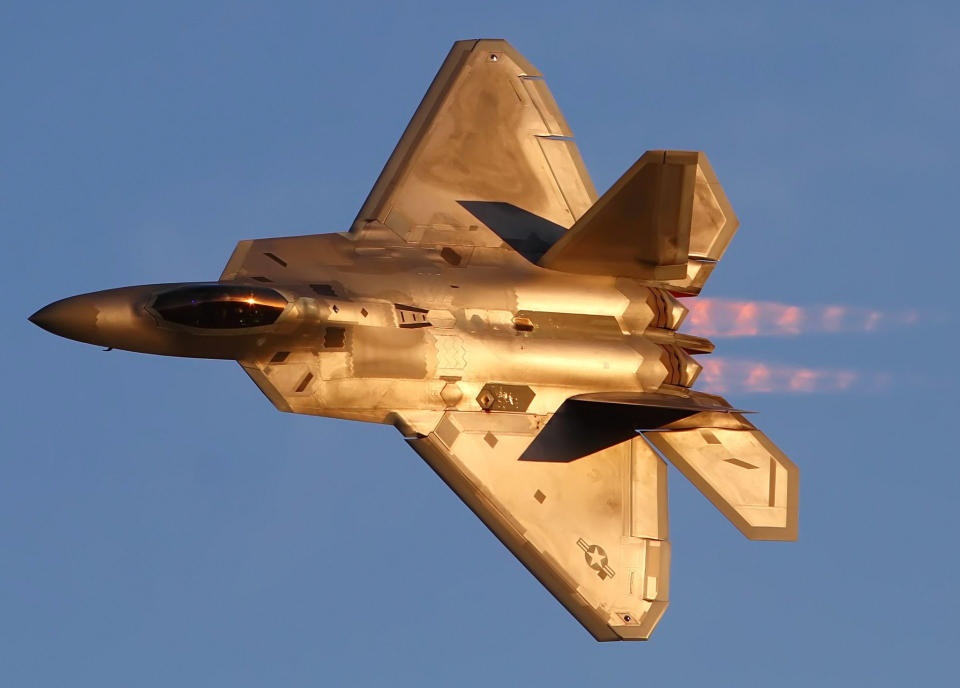
#> input picture Computer vision/08__Threshold/B1.jpg, 1920 x 1375 px, found by its file name (shown at 1/2 size)
$ python Part__01.py
#> lines starting #> are read from the running program, lines starting #| are printed output that depends on the picture; after the words box and inside, x2 and y2 are one past the last pixel; in counts of white or black regions, pixels touching at a corner belong together
import os

import cv2

img = cv2.imread(os.path.join(r"C:\Users\Rakesh\OneDrive\Desktop\Codes\Python\Computer vision\08__Threshold", 'B1.jpg'))
#> img is the input picture: shape (1375, 1920, 3); mean B, G, R 138.2, 122.5, 115.4
resized_img = cv2.resize(img, (640, 480))
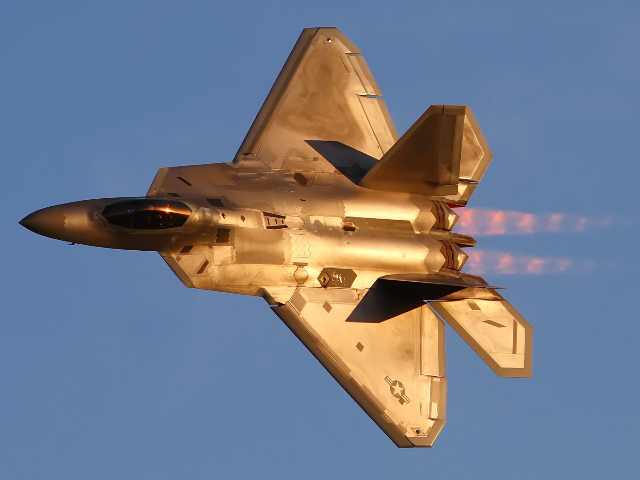
#> resized_img: shape (480, 640, 3); mean B, G, R 138.1, 122.5, 115.4

img_gray = cv2.cvtColor(resized_img, cv2.COLOR_BGR2GRAY)
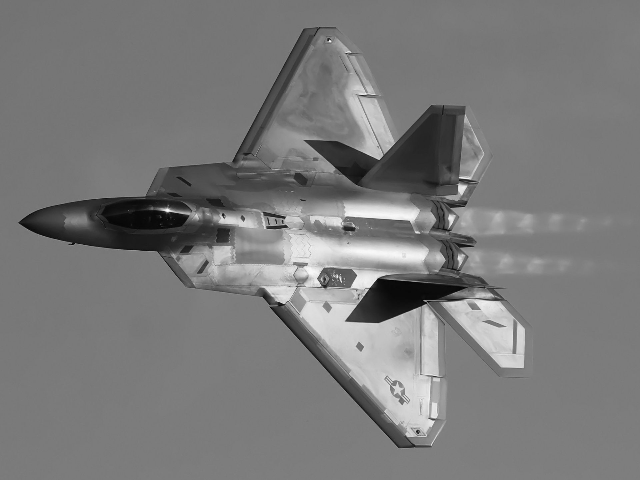
#> img_gray: shape (480, 640); min 4, max 251, mean 122.1

ret, thresh = cv2.threshold(img_gray, 80, 225, cv2.THRESH_BINARY)
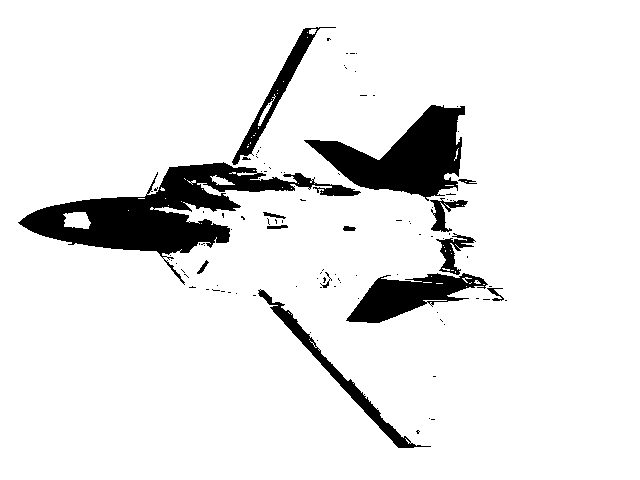
#> thresh: shape (480, 640); values 0 (black) and 225 (white), 90.8% white; 102 black regions (88 under 20 px), largest, box (x1, y1, x2, y2) and area: (18, 162, 361, 285) 11881, (304, 105, 465, 201) 7205, (346, 273, 488, 323) 3477

thresh = cv2.blur(thresh, (10, 10))
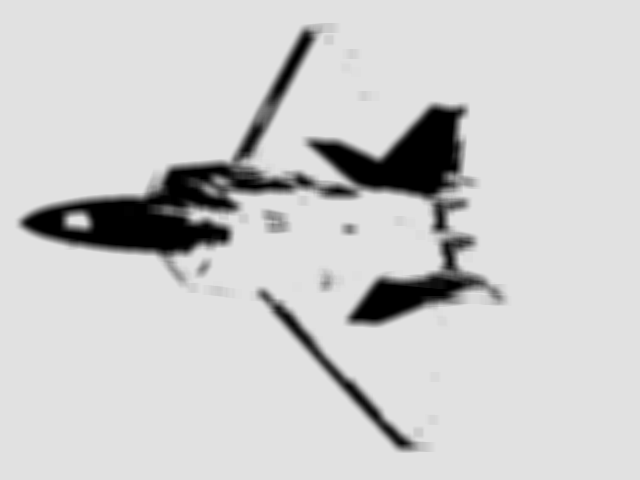
#> thresh: shape (480, 640); min 0, max 225, mean 204.4
ret, thresh = cv2.threshold(thresh, 80, 255, cv2.THRESH_BINARY)
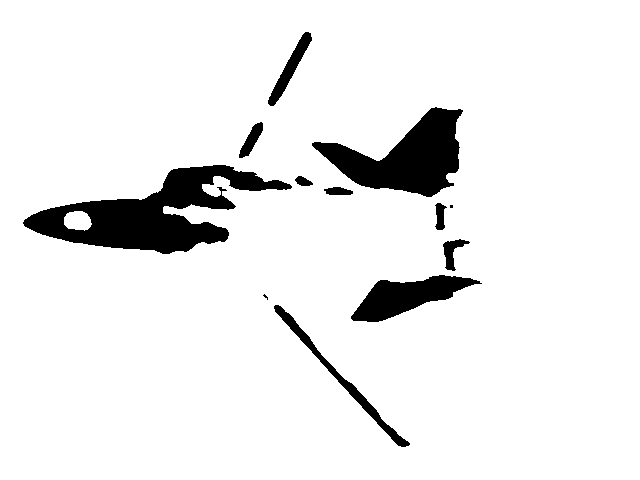
#> thresh: shape (480, 640); 92.5% white; 12 black regions (2 under 20 px), largest, box (x1, y1, x2, y2) and area: (23, 165, 292, 254) 9942, (312, 107, 463, 197) 6551, (351, 275, 482, 322) 3010

cv2.imshow('resized_img', resized_img)
cv2.imshow('img_gray', img_gray)
cv2.imshow('thresh', thresh)

cv2.waitKey(0)
